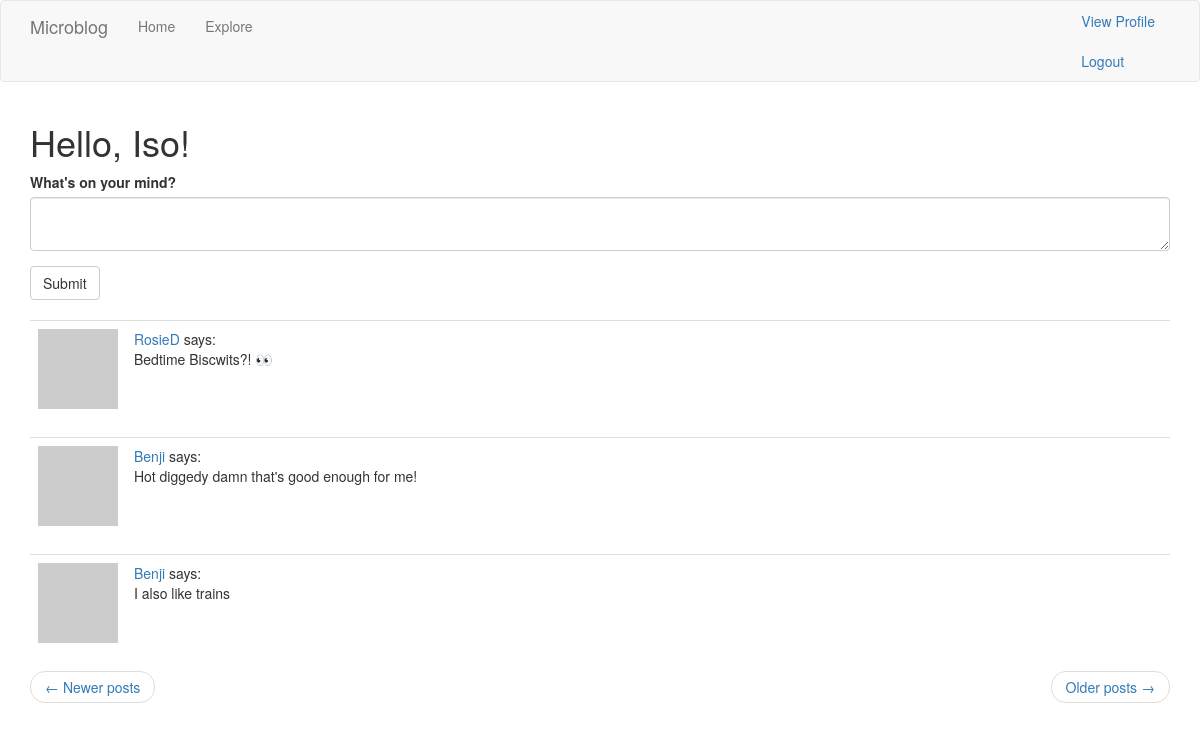
The app's page /index?page=2 (signed in) with its own data.
### app/models.py (models this page shows, shortened)
class User(UserMixin, db.Model):
    id = db.Column(db.Integer, primary_key=True)
    username = db.Column(db.String(64), index=True, unique=True)
    email = db.Column(db.String(120), index=True, unique=True)
    password_hash = db.Column(db.String(128))
    posts = db.relationship('Post', backref='author', lazy='dynamic')
    about_me = db.Column(db.String(140))
    last_seen = db.Column(db.DateTime, default=datetime.utcnow)
    followed = db.relationship(
        'User', secondary=followers,
        primaryjoin=(followers.c.follower_id == id),
        secondaryjoin=(followers.c.followed_id == id),
        backref=db.backref('followers', lazy='dynamic'), lazy='dynamic'
    )
    def avatar(self, size):
        digest = md5(self.email.lower().encode('utf-8')).hexdigest()
        return f'https://www.gravatar.com/avatar/{digest}?d=identicon&s={size}'
    def followed_posts(self):
        followed_posts = Post.query.join(  # used to join Posts table to followers table
            followers, (followers.c.followed_id == Post.user_id)).filter(  # filtered so follower_id is user_id
            followers.c.follower_id == self.id)
        own_posts = Post.query.filter_by(  # filtered so post's user_id is user_id
            user_id=self.id)
        return followed_posts.union(own_posts).order_by(Post.timestamp.desc())

class Post(db.Model):
    id = db.Column(db.Integer, primary_key=True)
    body = db.Column(db.String(140))
    timestamp = db.Column(db.DateTime, index=True, default=datetime.utcnow)
    user_id = db.Column(db.Integer, db.ForeignKey('user.id'))

### app/routes.py (the view)
@app.route('/', methods=['GET', 'POST'])
@app.route('/index', methods=['GET', 'POST'])
@login_required
def index():
    form = PostForm()
    if form.validate_on_submit():
        post = Post(body=form.post.data, author=current_user)
        db.session.add(post)
        db.session.commit()
        flash('Your post is now live!')
        return redirect(url_for('index'))
    page = request.args.get(key='page', default=1, type=int)
    posts = current_user.followed_posts().paginate(
        page=page, per_page=app.config['POSTS_PER_PAGE'], error_out=False
    )
    next_url = url_for('index', page=posts.next_num) if posts.has_next else None
    prev_url = url_for('index', page=posts.prev_num) if posts.has_prev else None
    return render_template('index.html', title='Home', form=form, posts=posts.items,
                           next_url=next_url, prev_url=prev_url)

### app/forms.py
class PostForm(FlaskForm):
    post = TextAreaField("What's on your mind?", validators=[DataRequired(), Length(min=1, max=140)])
    submit = SubmitField()

### app/models.py (called while the page is built)
@login.user_loader
def load_user(id):
    return User.query.get(int(id))

### app/routes.py (called while the page is built)
@app.before_request
def before_request():
    if current_user.is_authenticated:
        current_user.last_seen = datetime.utcnow()
        db.session.commit()

### app/templates/index.html
{% extends "base.html" %}
{% import 'bootstrap/wtf.html' as wtf %}
{% block app_content %}
    <h1>Hello, {{current_user.username}}!</h1>
    {% if form %}
    {{ wtf.quick_form(form) }}
    <br>
    {% endif %}
    {% for post in posts %}
        {% include '_post.html' %}
    {% endfor %}
    <nav aria-label="...">
        <ul class="pager">
            <li class="previous{% if not prev_url %} disabled{% endif %}">
                <a href="{{ prev_url or '#' }}">
                    <span aria-hidden="true">&larr;</span> Newer posts
                </a>
            </li>
            <li class="next{% if not next_url %} disabled{%endif%}">
                <a href="{{ next_url or '#' }}">
                    Older posts <span aria-hidden="true">&rarr;</span>
                </a>
            </li>
        </ul>
    </nav>
{% endblock %}

### app/templates/_post.html
<table class="table table-hover">
    <tr>
        <td width="70px">
            <a href="{{ url_for('user', username=post.author.username) }}">
                <img src="{{ post.author.avatar(70) }}">
            </a>
        </td>
        <td>
            <a href="{{ url_for('user', username=post.author.username) }}">
                {{ post.author.username }}
            </a>
            says:<br>
            {{post.body}}
        </td>
    </tr>
</table>

### records on screen
User: username "Iso"
Post: author.username "RosieD", body "Bedtime Biscwits?! 👀"
Post: author.username "Benji", body "Hot diggedy damn that's good enough for me!"
Post: author.username "Benji", body "I also like trains"
